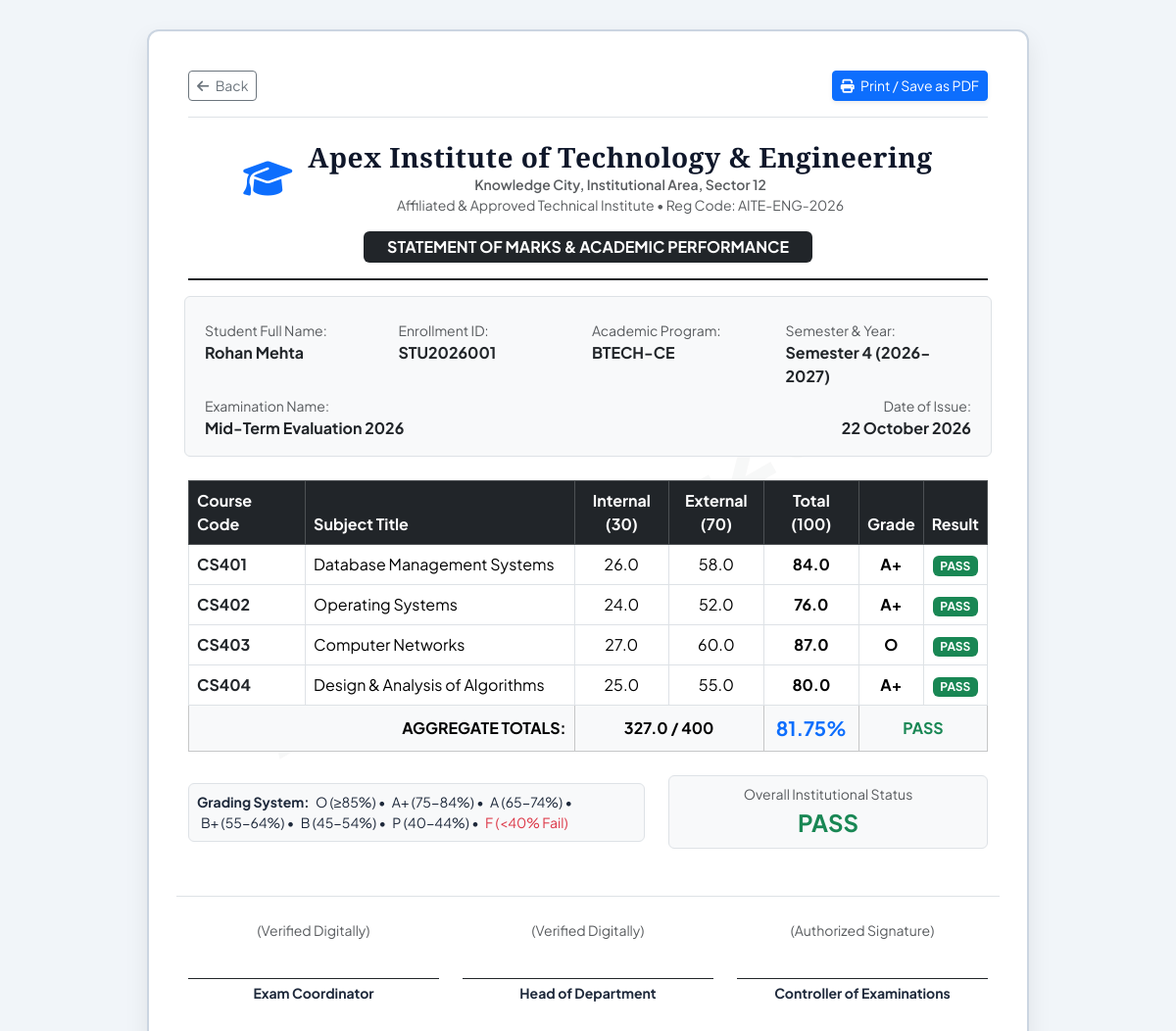
The page /marks/report-card/1/1 (signed in) on the database its author committed.
### models.py (models this page shows, shortened)
class Student(db.Model):
    __tablename__ = 'students'
    id = db.Column(db.Integer, primary_key=True)
    student_id = db.Column(db.String(30), unique=True, nullable=False, index=True)  # e.g., 'STU2026001'
    user_id = db.Column(db.Integer, db.ForeignKey('users.id'), nullable=True)
    course_id = db.Column(db.Integer, db.ForeignKey('courses.id'), nullable=False)
    semester = db.Column(db.Integer, nullable=False, default=1)
    first_name = db.Column(db.String(50), nullable=False)
    last_name = db.Column(db.String(50), nullable=False)
    email = db.Column(db.String(100), unique=True, nullable=False)
    phone = db.Column(db.String(20), nullable=False)
    address = db.Column(db.Text)
    enrollment_date = db.Column(db.Date, default=date.today)
    status = db.Column(db.String(20), default='active')  # active, inactive, graduated, dropped
    guardian_name = db.Column(db.String(100))
    guardian_phone = db.Column(db.String(20))
    attendance_records = db.relationship('Attendance', backref='student', lazy='dynamic')
    marks_records = db.relationship('Marks', backref='student', lazy='dynamic')
    fees = db.relationship('StudentFee', backref='student', lazy='dynamic')
    @property
    def full_name(self):
        return f"{self.first_name} {self.last_name}"

class Course(db.Model):
    __tablename__ = 'courses'
    id = db.Column(db.Integer, primary_key=True)
    code = db.Column(db.String(20), unique=True, nullable=False)  # e.g., 'BTECH-CE'
    name = db.Column(db.String(100), nullable=False)              # e.g., 'Computer Engineering'
    description = db.Column(db.Text)
    duration_semesters = db.Column(db.Integer, default=8)
    students = db.relationship('Student', backref='course', lazy='dynamic')
    subjects = db.relationship('Subject', backref='course', lazy='dynamic')
    fee_structures = db.relationship('FeeStructure', backref='course', lazy='dynamic')

class Exam(db.Model):
    __tablename__ = 'exams'
    id = db.Column(db.Integer, primary_key=True)
    name = db.Column(db.String(100), nullable=False)             # e.g., 'Mid-Term Exam 2026'
    exam_type = db.Column(db.String(50), default='Mid-Term')     # 'Mid-Term', 'Final', 'Quiz'
    academic_year = db.Column(db.String(20), default='2026-2027')
    semester = db.Column(db.Integer, nullable=False, default=1)
    marks = db.relationship('Marks', backref='exam', lazy='dynamic')

class Marks(db.Model):
    __tablename__ = 'marks'
    id = db.Column(db.Integer, primary_key=True)
    exam_id = db.Column(db.Integer, db.ForeignKey('exams.id'), nullable=False)
    student_id = db.Column(db.Integer, db.ForeignKey('students.id'), nullable=False)
    subject_id = db.Column(db.Integer, db.ForeignKey('subjects.id'), nullable=False)
    internal_marks = db.Column(db.Float, default=0.0)
    external_marks = db.Column(db.Float, default=0.0)
    total_marks = db.Column(db.Float, default=0.0)
    percentage = db.Column(db.Float, default=0.0)
    grade = db.Column(db.String(5), default='F')
    status = db.Column(db.String(10), default='fail')  # 'pass', 'fail'
    entered_by = db.Column(db.Integer, db.ForeignKey('users.id'), nullable=True)
    updated_at = db.Column(db.DateTime, default=datetime.utcnow, onupdate=datetime.utcnow)
    __table_args__ = (
        db.UniqueConstraint('exam_id', 'student_id', 'subject_id', name='uq_exam_student_subject'),
    )

class Subject(db.Model):
    __tablename__ = 'subjects'
    id = db.Column(db.Integer, primary_key=True)
    code = db.Column(db.String(20), unique=True, nullable=False)  # e.g., 'CS401'
    name = db.Column(db.String(100), nullable=False)              # e.g., 'Database Management Systems'
    course_id = db.Column(db.Integer, db.ForeignKey('courses.id'), nullable=False)
    semester = db.Column(db.Integer, nullable=False)
    credits = db.Column(db.Integer, default=4)
    max_internal = db.Column(db.Integer, default=30)
    max_external = db.Column(db.Integer, default=70)
    pass_marks = db.Column(db.Integer, default=40)
    attendance_records = db.relationship('Attendance', backref='subject', lazy='dynamic')
    marks_records = db.relationship('Marks', backref='subject', lazy='dynamic')
    @property
    def max_total(self):
        return self.max_internal + self.max_external

### app.py (the view)
    @app.route('/marks/report-card/<int:student_id>/<int:exam_id>')
    @login_required
    def marks_report_card(student_id, exam_id):
        student = Student.query.get_or_404(student_id)
        exam = Exam.query.get_or_404(exam_id)
        if session.get('role') == 'student':
            logged_in_user = db.session.get(User, session['user_id'])
            if not logged_in_user.student_profile or logged_in_user.student_profile.id != student.id:
                flash('You are not authorized to view this report card.', 'danger')
                return redirect(url_for('dashboard'))
        marks = Marks.query.filter_by(student_id=student.id, exam_id=exam.id).all()
        total_obtained = sum(m.total_marks for m in marks)
        total_max = sum(m.subject.max_total for m in marks)
        aggregate_pct = round((total_obtained / total_max * 100), 2) if total_max > 0 else 0.0
        has_failed = any(m.status == 'fail' for m in marks)
        final_result = 'FAIL' if has_failed else 'PASS'
        return render_template(
            'marks/report_card.html',
            student=student,
            exam=exam,
            marks=marks,
            total_obtained=total_obtained,
            total_max=total_max,
            aggregate_pct=aggregate_pct,
            final_result=final_result
        )

### templates/marks/report_card.html (shortened to what this page needs)
<!DOCTYPE html>
<html lang="en">
<head>
    <link href="https://cdn.jsdelivr.net/npm/bootstrap@5.3.3/dist/css/bootstrap.min.css" rel="stylesheet">
    <link href="https://cdnjs.cloudflare.com/ajax/libs/font-awesome/6.5.1/css/all.min.css" rel="stylesheet">
</head>
<body>
<div class="report-card-container">
    <div class="watermark">{{ institute_code }}</div>
    <div class="content-layer">
        <div class="d-flex justify-content-between align-items-center mb-4 no-print pb-3 border-bottom">
            <button onclick="window.history.back()" class="btn btn-outline-secondary btn-sm">
                <i class="fa-solid fa-arrow-left me-1"></i> Back
            </button>
            <div class="d-flex gap-2">
                <button onclick="window.print()" class="btn btn-primary btn-sm shadow-sm">
                    <i class="fa-solid fa-print me-1"></i> Print / Save as PDF
                </button>
            </div>
        </div>
        <div class="text-center pb-3 border-bottom border-dark border-2 mb-4">
            <div class="d-flex align-items-center justify-content-center gap-3 mb-2">
                <i class="fa-solid fa-graduation-cap fs-1 text-primary"></i>
                <div>
                    <h3 class="fw-bold institute-title mb-0">{{ institute_name }}</h3>
                    <div class="text-muted small fw-semibold">{{ institute_address }}</div>
                    <div class="text-muted small">Affiliated & Approved Technical Institute • Reg Code: {{ institute_code }}</div>
                </div>
            </div>
            <div class="badge bg-dark text-white px-4 py-2 mt-2 text-uppercase fs-6 tracking-wide">
                Statement of Marks & Academic Performance
            </div>
        </div>
        <div class="row g-2 mb-4 p-3 bg-light rounded border">
            <div class="col-6 col-md-3">
                <small class="text-muted d-block">Student Full Name:</small>
                <strong class="text-dark">{{ student.full_name }}</strong>
            </div>
            <div class="col-6 col-md-3">
                <small class="text-muted d-block">Enrollment ID:</small>
                <strong class="text-dark">{{ student.student_id }}</strong>
            </div>
            <div class="col-6 col-md-3">
                <small class="text-muted d-block">Academic Program:</small>
                <strong class="text-dark">{{ student.course.code }}</strong>
            </div>
            <div class="col-6 col-md-3">
                <small class="text-muted d-block">Semester & Year:</small>
                <strong class="text-dark">Semester {{ student.semester }} ({{ exam.academic_year }})</strong>
            </div>
            <div class="col-6 col-md-6 mt-2">
                <small class="text-muted d-block">Examination Name:</small>
                <strong class="text-dark">{{ exam.name }}</strong>
            </div>
            <div class="col-6 col-md-6 mt-2 text-md-end">
                <small class="text-muted d-block">Date of Issue:</small>
                <strong class="text-dark">{{ now.strftime('%d %B %Y') }}</strong>
            </div>
        </div>
        <div class="table-responsive mb-4">
            <table class="table table-bordered align-middle text-center mb-0">
                <thead class="table-dark">
                    <tr>
                        <th class="text-start" style="width: 15%;">Course Code</th>
                        <th class="text-start" style="width: 35%;">Subject Title</th>
                        <th style="width: 12%;">Internal (30)</th>
                        <th style="width: 12%;">External (70)</th>
                        <th style="width: 12%;">Total (100)</th>
                        <th style="width: 7%;">Grade</th>
                        <th style="width: 7%;">Result</th>
                    </tr>
                </thead>
                <tbody>
                    {% for m in marks %}
                    <tr>
                        <td class="text-start fw-bold text-dark">{{ m.subject.code }}</td>
                        <td class="text-start">{{ m.subject.name }}</td>
                        <td>{{ m.internal_marks }}</td>
                        <td>{{ m.external_marks }}</td>
                        <td class="fw-bold">{{ m.total_marks }}</td>
                        <td><span class="fw-bold">{{ m.grade }}</span></td>
                        <td>
                            <span class="badge bg-{{ 'success' if m.status == 'pass' else 'danger' }}">
                                {{ m.status|upper }}
                            </span>
                        </td>
                    </tr>
                    {% endfor %}
                </tbody>
                <tfoot class="table-light fw-bold">
                    <tr>
                        <td colspan="2" class="text-end">AGGREGATE TOTALS:</td>
                        <td colspan="2" class="text-center">{{ total_obtained }} / {{ total_max }}</td>
                        <td class="text-center text-primary fs-5">{{ aggregate_pct }}%</td>
                        <td colspan="2" class="text-center fs-6 text-{{ 'success' if final_result == 'PASS' else 'danger' }}">
                            {{ final_result }}
                        </td>
                    </tr>
                </tfoot>
            </table>
        </div>
        <div class="row align-items-center mb-5">
            <div class="col-md-7">
                <div class="p-2 border rounded bg-light small">
                    <strong>Grading System:</strong>
                    <span class="d-inline-block ms-1">O (&ge;85%)</span> •
                    <span class="d-inline-block ms-1">A+ (75-84%)</span> •
                    <span class="d-inline-block ms-1">A (65-74%)</span> •
                    <span class="d-inline-block ms-1">B+ (55-64%)</span> •
                    <span class="d-inline-block ms-1">B (45-54%)</span> •
                    <span class="d-inline-block ms-1">P (40-44%)</span> •
                    <span class="d-inline-block ms-1 text-danger">F (&lt;40% Fail)</span>
                </div>
            </div>
            <div class="col-md-5 text-end">
                <div class="border rounded p-2 text-center bg-light">
                    <span class="small text-muted d-block">Overall Institutional Status</span>
                    <strong class="fs-4 text-{{ 'success' if final_result == 'PASS' else 'danger' }}">
                        {{ final_result }}
                    </strong>
                </div>
            </div>
        </div>
        <div class="row text-center pt-4 border-top">
            <div class="col-4">
                <div class="mb-4 text-muted small" style="height: 35px;">(Verified Digitally)</div>
                <div class="border-top border-dark pt-1 small fw-bold">Exam Coordinator</div>
            </div>
            <div class="col-4">
                <div class="mb-4 text-muted small" style="height: 35px;">(Verified Digitally)</div>
                <div class="border-top border-dark pt-1 small fw-bold">Head of Department</div>
            </div>
            <div class="col-4">
                <div class="mb-4 text-muted small" style="height: 35px;">(Authorized Signature)</div>
                <div class="border-top border-dark pt-1 small fw-bold">Controller of Examinations</div>
            </div>
        </div>
    </div>
</div>
</body>
</html>

### templates/marks/report_card.html (style rules this page uses)
body { font-family: 'Plus Jakarta Sans', sans-serif; background-color: #f1f5f9; color: #1e293b; padding: 30px 15px; }
.report-card-container { max-width: 900px; margin: 0 auto; background: #ffffff; border-radius: 12px; box-shadow: 0 10px 25px rgba(0,0,0,0.08); border: 2px solid #cbd5e1; padding: 40px; position: relative; }
.institute-title { font-family: 'Cinzel', serif; letter-spacing: 0.5px; color: #0f172a; }
.watermark { position: absolute; top: 50%; left: 50%; transform: translate(-50%, -50%) rotate(-30deg); font-size: 6rem; font-weight: 800; color: rgba(15, 23, 42, 0.03); pointer-events: none; text-transform: uppercase; white-space: nowrap; z-index: 0; }
.content-layer { position: relative; z-index: 1; }

### rows shown on the page
Student: full_name "Rohan Mehta", student_id "STU2026001", semester "4"
Course: course.code "BTECH-CE"
Exam: academic_year "2026-2027", name "Mid-Term Evaluation 2026"
Marks: subject.code "CS401", subject.name "Database Management Systems", internal_marks "26.0", external_marks "58.0", total_marks "84.0", grade "A+", status "PASS"
Marks: subject.code "CS402", subject.name "Operating Systems", internal_marks "24.0", external_marks "52.0", total_marks "76.0", grade "A+", status "PASS"
Marks: subject.code "CS403", subject.name "Computer Networks", internal_marks "27.0", external_marks "60.0", total_marks "87.0", grade "O", status "PASS"
Marks: subject.code "CS404", subject.name "Design & Analysis of Algorithms", internal_marks "25.0", external_marks "55.0", total_marks "80.0", grade "A+", status "PASS"

### other values the page prints
{{ institute_name }} "Apex Institute of Technology & Engineering"
{{ institute_address }} "Knowledge City, Institutional Area, Sector 12"
{{ institute_code }} "AITE-ENG-2026"
{{ total_obtained }} "327.0"
{{ total_max }} "400"
{{ aggregate_pct }} "81.75"
{{ final_result }} "PASS"
